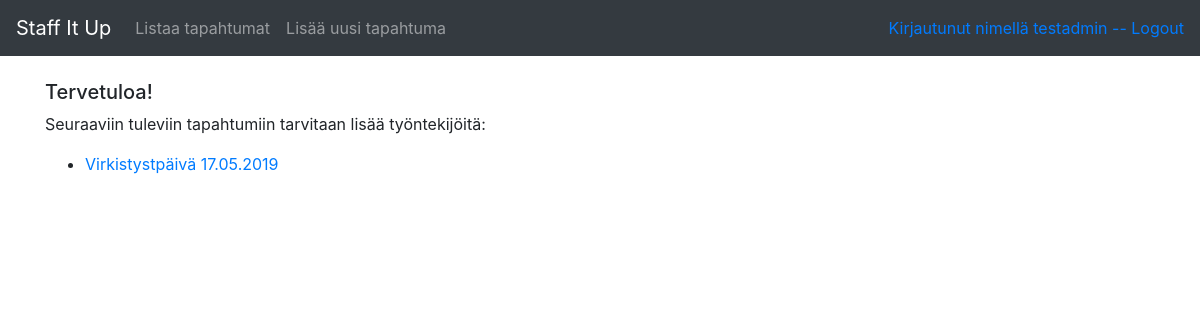
/admin/index/ (signed in), run on an earlier commit of the app's database.
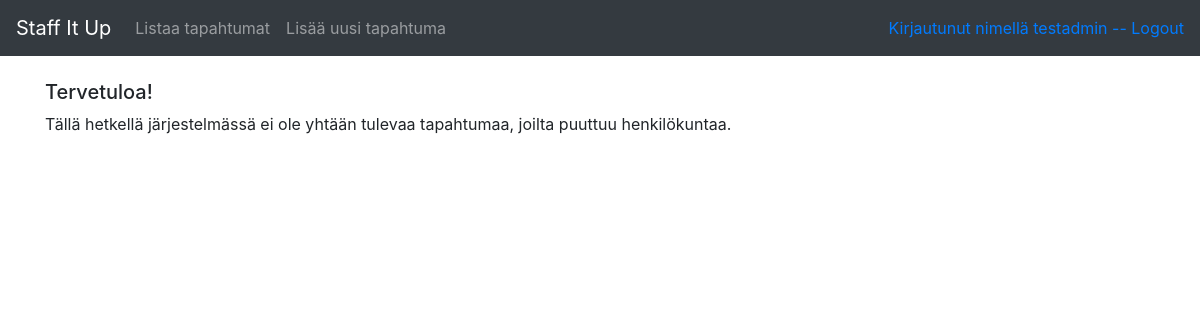
And on a later commit of the database.
### application/events/models.py (models this page shows, shortened)
class Event(db.Model):
    id = db.Column(db.Integer, primary_key=True)
    type = db.Column(db.String(144), nullable=False)
    date = db.Column(db.Date, nullable=False)
    pax = db.Column(db.Integer)
    info = db.Column(db.String(500))
    staffed = db.Column(db.Boolean, nullable=False)
    assignments = db.relationship("Assignment", backref='event', lazy=True)
    def find_unstaffed_upcoming_events():
        response = Event.query.filter(Event.staffed=='0', Event.date > db.func.current_date()).order_by(Event.date).all()
        return response

### application/auth/views.py (the view)
@app.route("/admin/index/")
@login_required(role="admin")
def admin_index():
    return render_template("admin/index.html", needs_staff=Event.find_unstaffed_upcoming_events())

### application/__init__.py (called while the page is built)
def login_required(role="ANY"):
    def wrapper(fn):
        @wraps(fn)
        def decorated_view(*args, **kwargs):
            if not current_user.is_authenticated():
                return login_manager.unauthorized()
            unauthorized = False
            if role != "ANY":
                unauthorized = True
                if role == "admin":
                    login_manager.login_view = "admin_login"
                for user_role in current_user.roles:
                    if user_role.name == role:
                        unauthorized = False
                        break
            if unauthorized:
                return login_manager.unauthorized()
            login_manager.login_view = "auth_login"
            return fn(*args, **kwargs)
        return decorated_view
    return wrapper

@login_manager.user_loader
def load_user(user_id):
    return User.query.get(user_id)

### application/auth/models.py (called while the page is built)
    def is_authenticated(self):
        return True

### application/templates/admin/index.html
{% extends "admin/layout.html" %}
{% block body %}
<h5>Tervetuloa!</h5>
{% if needs_staff is defined and needs_staff %}
<p>
  Seuraaviin tuleviin tapahtumiin tarvitaan lisää työntekijöitä:
</p>
<ul>
  {% for event in needs_staff %}
  <li>
    <a href="{{ url_for('event_details', event_id=event.id) }}">{{ event.type }} {{ event.date.strftime("%d.%m.%Y") }}</a>
  </li>
  {% endfor %}
</ul>
{% else %}
<p>Tällä hetkellä järjestelmässä ei ole yhtään tulevaa tapahtumaa, joilta puuttuu henkilökuntaa.</p>
{% endif %}
{% endblock %}

What changed in the data, as far as the page shows it:
removed Event: type "Virkistystpäivä", date "17.05.2019"
Also different on the page:
text no longer shown: "Seuraaviin tuleviin tapahtumiin tarvitaan lisää työntekijöitä:"
text now shown: "Tällä hetkellä järjestelmässä ei ole yhtään tulevaa tapahtumaa, joilta puuttuu henkilökuntaa."
